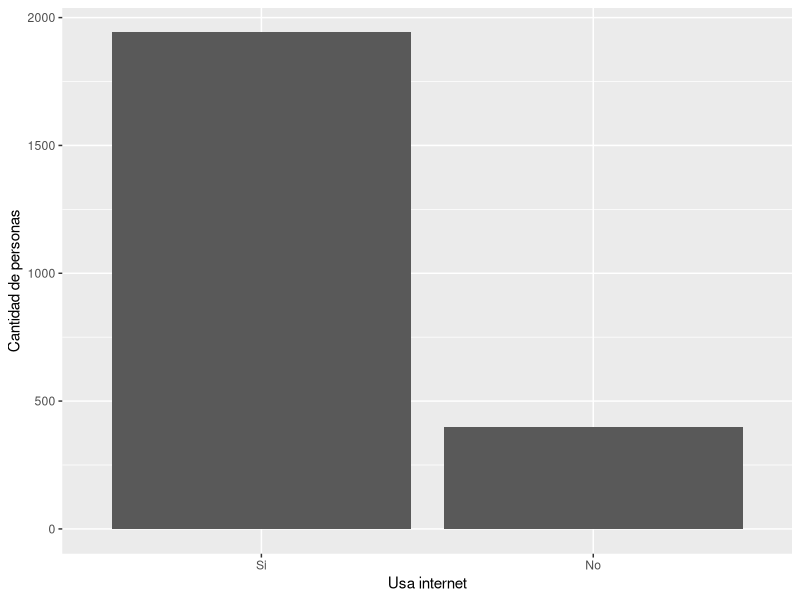
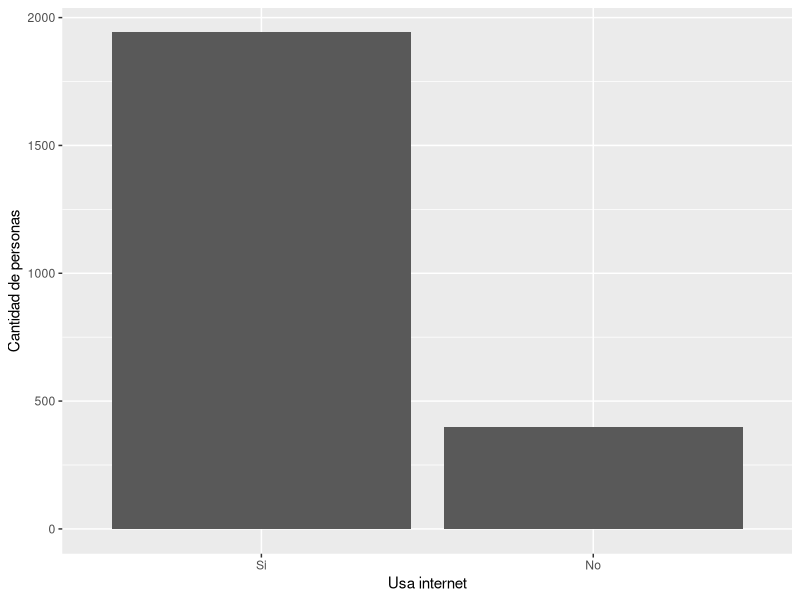
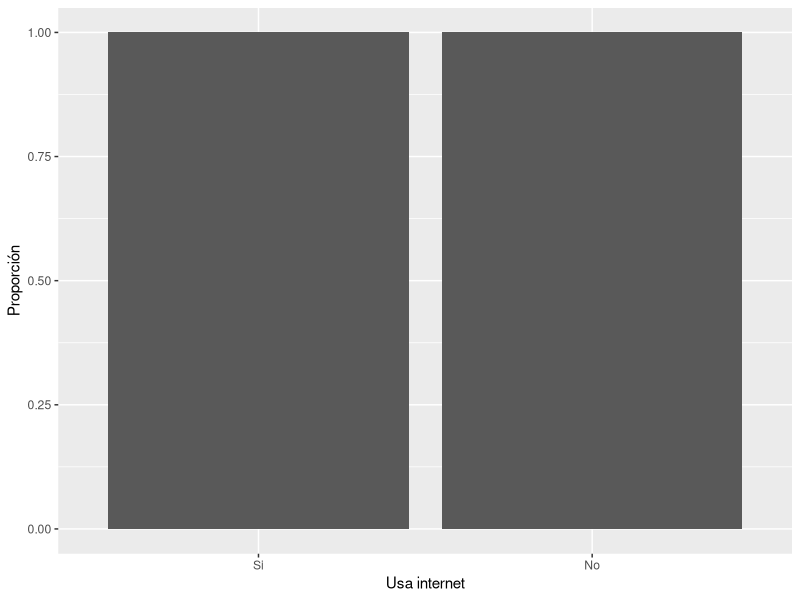
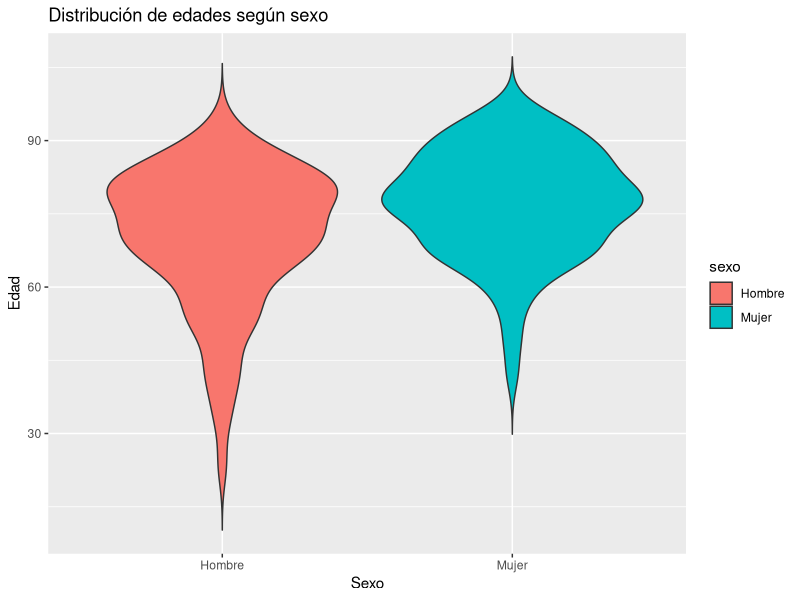

These charts were generated, in order, by the following R code:
## ---- chunk 1
set.seed(123)
datos <- data.frame(
  var1 = sample(2:4, 12, replace = TRUE),
  var2 = factor(sample(c("alto", "medio", "bajo"), 12, replace = TRUE),
                levels = c("bajo", "medio", "alto")),
  var3 = sample(c(TRUE, FALSE), 12, replace = TRUE)
)
datos
## ---- chunk 2
datos$var3
## ---- chunk 3
subset(datos, var1 == 3 & var2 == "medio" & var3 == FALSE)
## ---- chunk 4
subset(datos, var2 %in% c("medio", "alto"))
## ---- chunk 5
with(datos, table(var2, var3))
## ---- chunk 6
datos$var4 <- NA
for(i in seq_len(nrow(datos))){
  if((datos$var2[i] == "alto" && datos$var3[i]) ||
     (datos$var2[i] == "medio" && datos$var3[i])){
    datos$var4[i] <- 1
  } else {
    datos$var4[i] <- 0
  }
}
datos
## ---- chunk 7
library(readxl)
library(here)
tic <- read_xlsx(here("Revision_2024", "Datos", "eutic.xlsx"))
dim(tic)
## ---- chunk 8
tic_red <- dplyr::select(tic, C7:C9, C14_1:C14_18)
dim(tic_red)
## ---- chunk 9
library(ggplot2)
ggplot(tic_red, aes(x = factor(C9))) +
  geom_bar() +
  scale_x_discrete(labels = c("1" = "Si", "2" = "No")) +
  labs(x = "Usa internet", y = "Cantidad de personas")
## ---- chunk 10
tic_reco <- tic_red |>
  dplyr::rename(usoint = C9, sexo = C7) |>
  dplyr::mutate(across(c(usoint, sexo), factor),
                usoint = dplyr::recode(usoint, `1` = "Si", `2` = "No"),
                sexo   = dplyr::recode(sexo, `1` = "Hombre", `2` = "Mujer"))

ggplot(tic_reco, aes(x = usoint)) +
  geom_bar() +
  labs(x = "Usa internet", y = "Cantidad de personas")
## ---- chunk 11
ggplot(tic_reco, aes(x = usoint)) +
  geom_bar(position = "fill") +
  labs(x = "Usa internet", y = "Proporción")
## ---- chunk 12
tic_reco |>
  dplyr::filter(usoint == "Si") |>
  dplyr::summarise(prop_mujer = mean(sexo == "Mujer"))
## ---- chunk 13
# asumimos que la edad está en la variable C8
tic_no_int <- tic_reco |>
  dplyr::filter(usoint == "No")

ggplot(tic_no_int, aes(x = sexo, y = C8, fill = sexo)) +
  geom_violin(trim = FALSE) +
  labs(x = "Sexo", y = "Edad", title = "Distribuci\u00f3n de edades seg\u00fan sexo")

tic_no_int |>
  dplyr::group_by(sexo) |>
  dplyr::summarise(prom_edad = mean(C8, na.rm = TRUE))
## ---- chunk 14
final <- tic_reco |>
  dplyr::mutate(across(C14_1:C14_18,
                       ~ dplyr::recode(., `1` = "Si", `2` = "No", `3` = "No contesta")))
## ---- chunk 15
pedidos <- function(cprod, cdisp){
  if(!is.numeric(cprod) || !is.numeric(cdisp)){
    message("Argumento no num\u00e9rico")
    return(NULL)
  }
  if(all(cdisp >= cprod)) 1 else 0
}

pedidos(c(1,4,2), 1:3)
pedidos(c("A","B"), 1:3)
## ---- chunk 16
set.seed(123)
randnorm <- rnorm(24, mean = 20, sd = 2)
randbin  <- rbinom(24, size = 10, prob = 0.5)

i <- 1
suma <- numeric(length(randnorm))
while(i <= length(randnorm)){
  suma[i] <- randnorm[i] + randbin[i]
  i <- i + 1
}
suma
